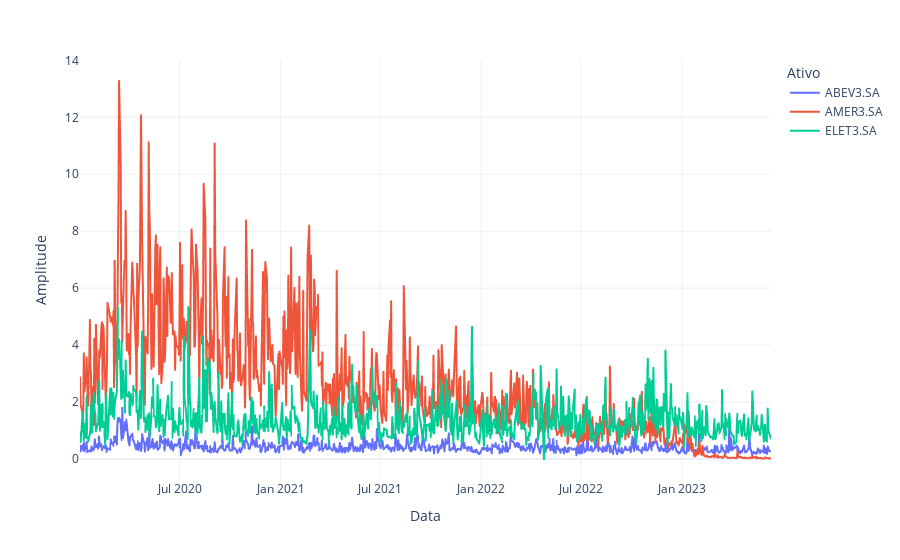

The notebook cell this image was saved under:
### Markdown cell above
#### 2. Observando a volatilidade dentro do dia
1. Calcule a amplitude de variação do valor do ativo dentro do dia. Essa amplitude você pode calcular com um comando simples de adicionar uma coluna no Pandas: (valor máximo - valor mínimo).
2. Monte um gráfico de linha mostrando a variação dessa amplitude ao longo do período coletado, por ativo.
3. Veja se consegue identificar que ativo apresentou maior volatilidade.

### Code cell
# Montando DataFrame com a amplitude de variação do valor do ativo dentro do dia
df_amplitude = pd.DataFrame()
df_amplitude['ABEV3.SA'] = df[('High','ABEV3.SA')] -  df[('Low','ABEV3.SA')]
df_amplitude['AMER3.SA'] = df[('High','AMER3.SA')] -  df[('Low','AMER3.SA')]
df_amplitude['ELET3.SA'] = df[('High','ELET3.SA')] -  df[('Low','ELET3.SA')]
df_amplitude = df_amplitude.stack().reset_index()
df_amplitude.columns = ['Data','Ativo','Amplitude']
# Montando o gráfico  das amplitudes com o plotly
fig = px.line(df_amplitude, x="Data", y="Amplitude", color='Ativo', template='plotly_white')
fig.show()

### Figure 1 — Plotly figure (JSON) as saved in the notebook; plotly's stock layout.template omitted (floating-point values rounded to 4 significant figures; data arrays with more than 128 entries replaced by an {"elided": "..."} marker saying what was removed)
{"data": [{"hovertemplate": "Ativo=ABEV3.SA<br>Data=%{x}<br>Amplitude=%{y}<extra></extra>", "legendgroup": "ABEV3.SA", "line": {"color": "#636efa", "dash": "solid"}, "marker": {"symbol": "circle"}, "mode": "lines", "name": "ABEV3.SA", "showlegend": true, "type": "scattergl", "x": {"elided": "855 str values"}, "xaxis": "x", "y": {"elided": "855 float values"}, "yaxis": "y"}, {"hovertemplate": "Ativo=AMER3.SA<br>Data=%{x}<br>Amplitude=%{y}<extra></extra>", "legendgroup": "AMER3.SA", "line": {"color": "#EF553B", "dash": "solid"}, "marker": {"symbol": "circle"}, "mode": "lines", "name": "AMER3.SA", "showlegend": true, "type": "scattergl", "x": {"elided": "855 str values"}, "xaxis": "x", "y": {"elided": "855 float values"}, "yaxis": "y"}, {"hovertemplate": "Ativo=ELET3.SA<br>Data=%{x}<br>Amplitude=%{y}<extra></extra>", "legendgroup": "ELET3.SA", "line": {"color": "#00cc96", "dash": "solid"}, "marker": {"symbol": "circle"}, "mode": "lines", "name": "ELET3.SA", "showlegend": true, "type": "scattergl", "x": {"elided": "855 str values"}, "xaxis": "x", "y": {"elided": "855 float values"}, "yaxis": "y"}], "layout": {"legend": {"title": {"text": "Ativo"}, "tracegroupgap": 0}, "margin": {"t": 60}, "xaxis": {"anchor": "y", "domain": [0, 1], "title": {"text": "Data"}}, "yaxis": {"anchor": "x", "domain": [0, 1], "title": {"text": "Amplitude"}}}}
